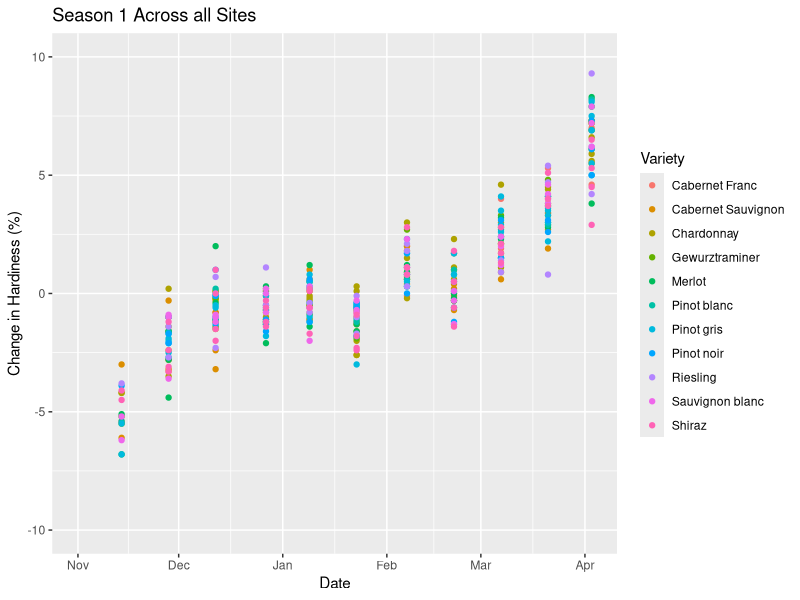
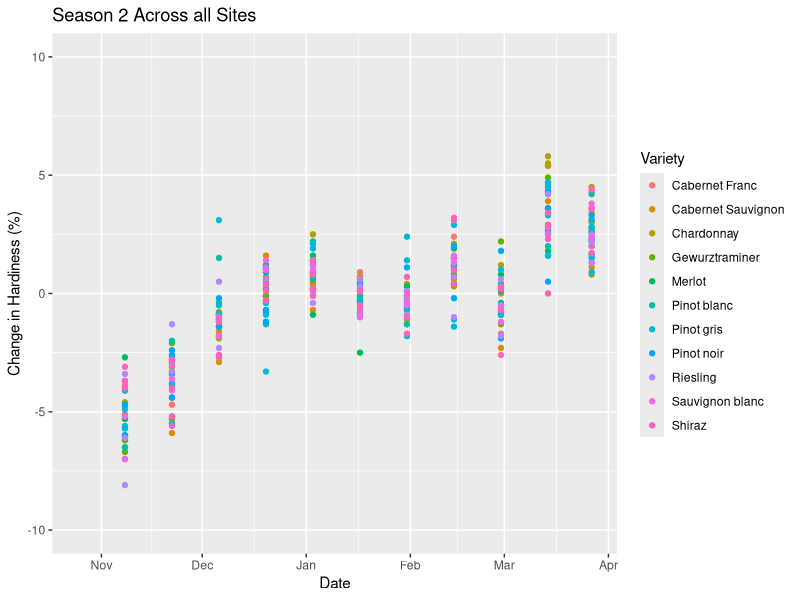
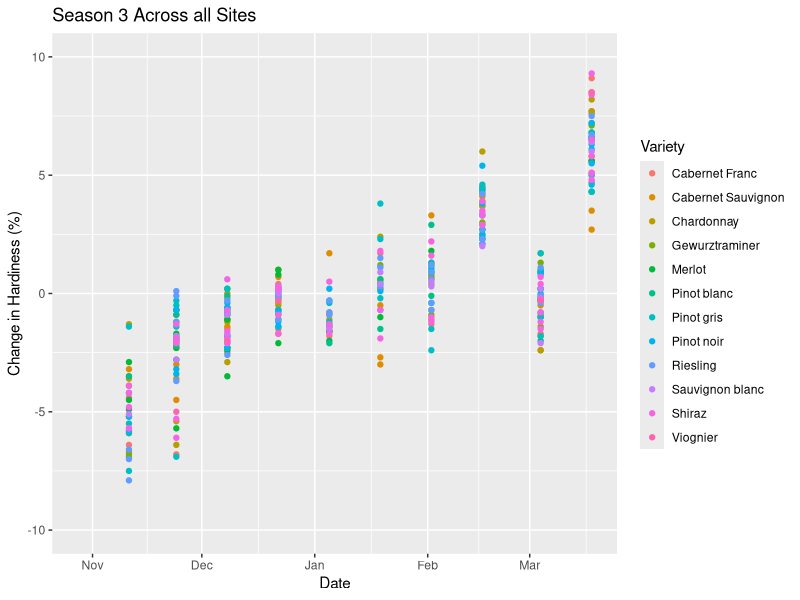
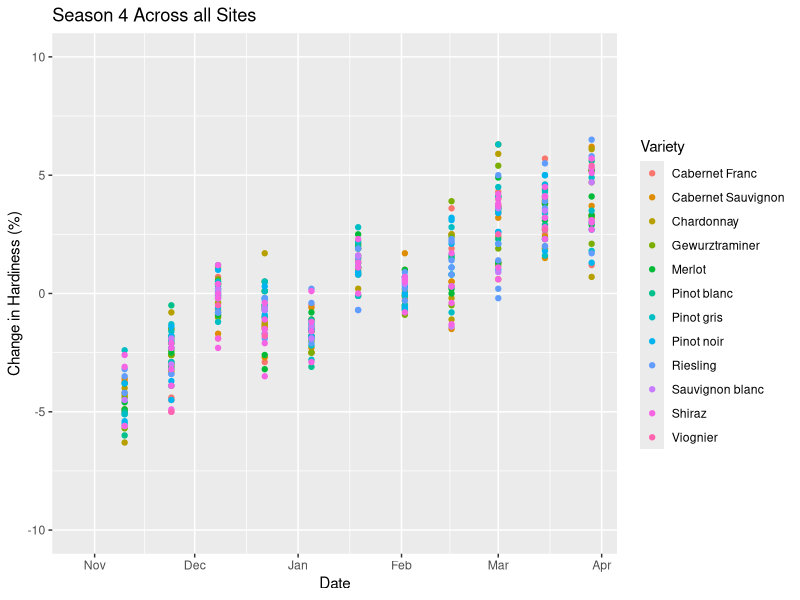
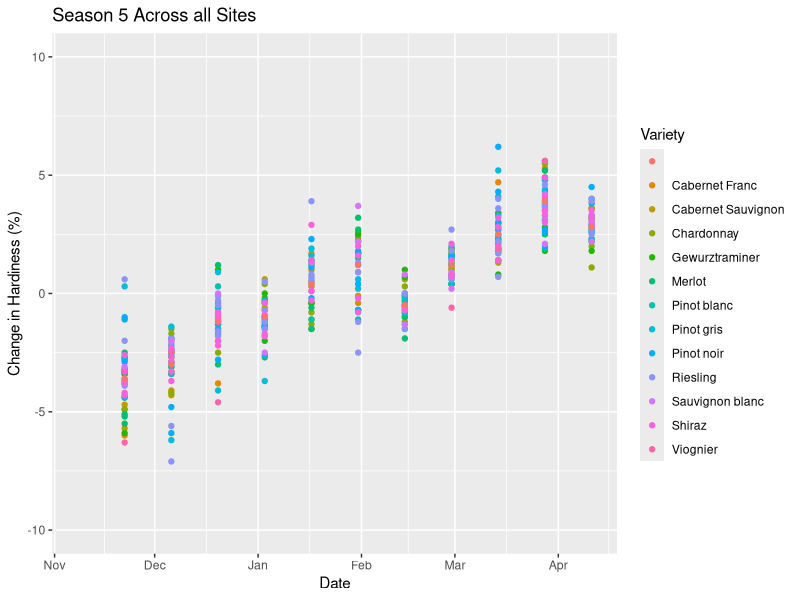
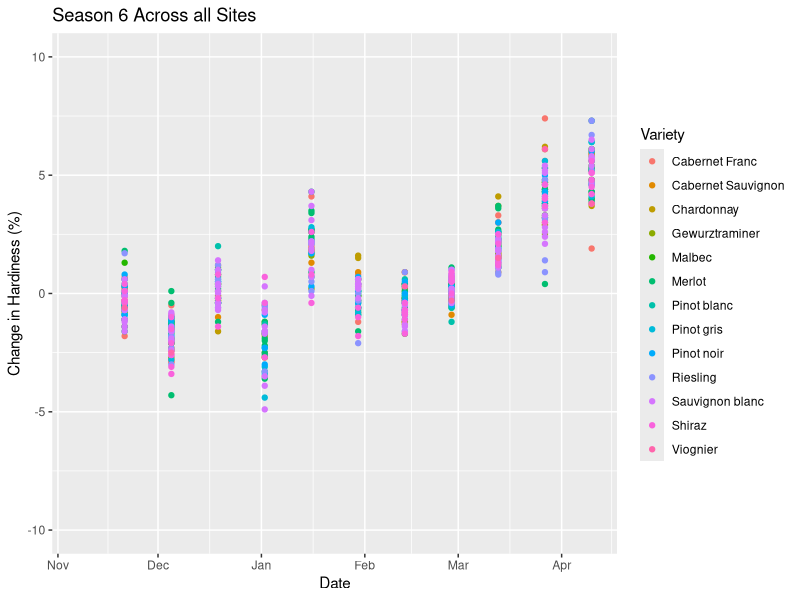
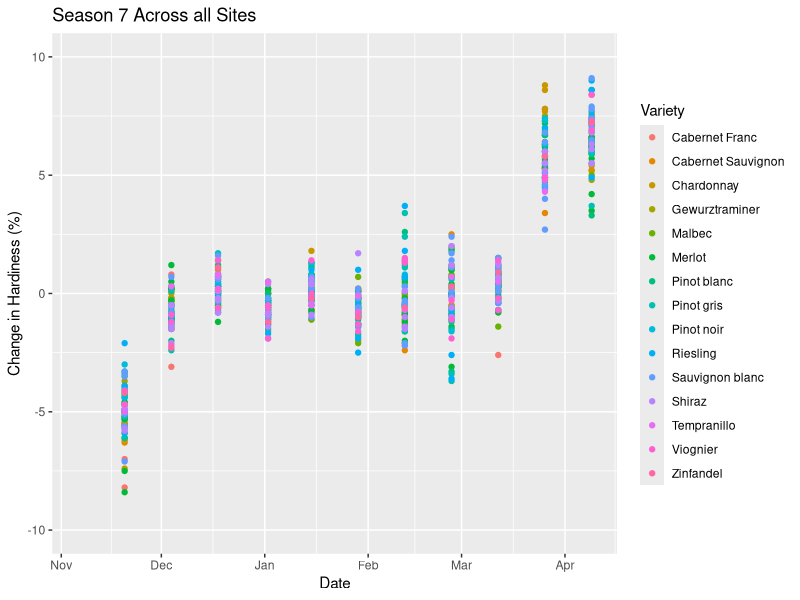

Write R code to recreate these figures, in order.
# visualizing change in hardiness to separate CA / CD phases
# plotting pct_chg and hardiness on the same plot screen

library(ggplot2)
library(dplyr)

# load data

# separate by season

# plot hardiness and hardiness pct_chg on same graph per season
# differentiate variety with colors and site with shapes
# ggplot aes() object specs https://ggplot2.tidyverse.org/articles/ggplot2-specs.html # nolint

# setting wd to ./viz to adhere to analogue to ML wd
setwd("c:/users/adamf/onedrive/documents/code/hardiness/viz")

hardiness <- read.csv("../data/model_train.csv")

# changing datetime to be the correct type
hardiness$datetime <- as.Date(hardiness$datetime, format = "%Y-%m-%d")

# split up the data into unique seasons
seasons <- hardiness %>% group_by(season) %>% group_split()

for (season in unique(hardiness$season)) {
    site_counts <- seasons[[season]] %>%
    group_by(site) %>%
    summarize(count = n())

    max_site <- site_counts$site[site_counts$count == max(site_counts$count)]

    max_site_data <- seasons[[season]][seasons[[season]]$site == max_site, ]
    season_num <- unique(seasons[[season]]$season)[1]

    ggplot(seasons[[season]], aes(datetime, hardiness_delta)) + # nolint
    geom_point(aes(color = variety)) +
    ylim(-10,10) +
    labs(title = paste("Season", season_num, "Across all Sites"),
    y = "Change in Hardiness (%)",
    x = "Date",
    colour = "Variety")

    ggsave(paste0("hardiness_delta/", "season", "_", season_num, ".png"))
}
